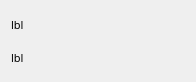
<?xml version="1.0" encoding="UTF-8"?>
<ui version="4.0">
 <class>CheatingListItem</class>
 <widget class="QWidget" name="CheatingListItem">
  <property name="windowModality">
   <enum>Qt::NonModal</enum>
  </property>
  <property name="enabled">
   <bool>true</bool>
  </property>
  <property name="geometry">
   <rect>
    <x>0</x>
    <y>0</y>
    <width>196</width>
    <height>82</height>
   </rect>
  </property>
  <property name="windowTitle">
   <string>cheating_list_item</string>
  </property>
  <layout class="QHBoxLayout" name="horizontalLayout">
   <item>
    <layout class="QVBoxLayout" name="verticalLayout">
     <item>
      <widget class="QLabel" name="lbl1">
       <property name="minimumSize">
        <size>
         <width>0</width>
         <height>28</height>
        </size>
       </property>
       <property name="font">
        <font>
         <family>华文中宋</family>
         <pointsize>8</pointsize>
        </font>
       </property>
       <property name="mouseTracking">
        <bool>true</bool>
       </property>
       <property name="frameShape">
        <enum>QFrame::NoFrame</enum>
       </property>
       <property name="lineWidth">
        <number>0</number>
       </property>
       <property name="text">
        <string>lbl</string>
       </property>
       <property name="textFormat">
        <enum>Qt::RichText</enum>
       </property>
       <property name="openExternalLinks">
        <bool>false</bool>
       </property>
      </widget>
     </item>
     <item>
      <widget class="QLabel" name="lbl2">
       <property name="font">
        <font>
         <family>华文中宋</family>
         <pointsize>8</pointsize>
        </font>
       </property>
       <property name="mouseTracking">
        <bool>true</bool>
       </property>
       <property name="frameShape">
        <enum>QFrame::NoFrame</enum>
       </property>
       <property name="lineWidth">
        <number>0</number>
       </property>
       <property name="text">
        <string>lbl</string>
       </property>
       <property name="textFormat">
        <enum>Qt::RichText</enum>
       </property>
       <property name="openExternalLinks">
        <bool>false</bool>
       </property>
      </widget>
     </item>
    </layout>
   </item>
  </layout>
 </widget>
 <resources/>
 <connections/>
</ui>
